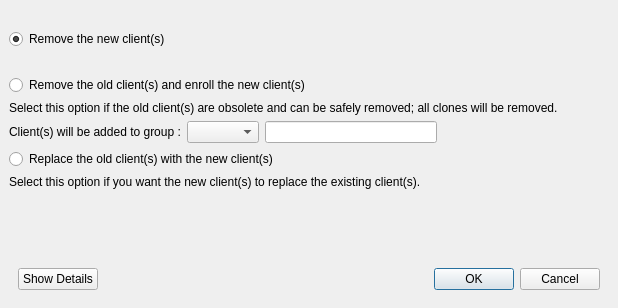
<?xml version="1.0" encoding="UTF-8"?>
<ui version="4.0">
 <class>NewClientFromServerConflictsDlg</class>
 <widget class="QDialog" name="NewClientFromServerConflictsDlg">
  <property name="geometry">
   <rect>
    <x>0</x>
    <y>0</y>
    <width>618</width>
    <height>308</height>
   </rect>
  </property>
  <property name="windowTitle">
   <string>Add New Client with Conflicts</string>
  </property>
  <layout class="QVBoxLayout" name="verticalLayout">
   <property name="leftMargin">
    <number>9</number>
   </property>
   <property name="topMargin">
    <number>9</number>
   </property>
   <property name="rightMargin">
    <number>9</number>
   </property>
   <property name="bottomMargin">
    <number>9</number>
   </property>
   <item>
    <widget class="QLabel" name="conflictExplanationLabel">
     <property name="text">
      <string/>
     </property>
    </widget>
   </item>
   <item>
    <widget class="QRadioButton" name="removeNewClientRadio">
     <property name="text">
      <string>Remove the new client(s)</string>
     </property>
     <property name="checked">
      <bool>true</bool>
     </property>
    </widget>
   </item>
   <item>
    <widget class="QLabel" name="removeNewClientLabel">
     <property name="text">
      <string/>
     </property>
    </widget>
   </item>
   <item>
    <widget class="QRadioButton" name="removeOldClientRadio">
     <property name="text">
      <string>Remove the old client(s) and enroll the new client(s)</string>
     </property>
    </widget>
   </item>
   <item>
    <widget class="QLabel" name="removeOldClientLabel">
     <property name="text">
      <string>Select this option if the old client(s) are obsolete and can be safely removed; all clones will be removed.</string>
     </property>
    </widget>
   </item>
   <item>
    <layout class="QHBoxLayout" name="groupLayout">
     <item>
      <widget class="QLabel" name="groupLabel">
       <property name="text">
        <string>Client(s) will be added to group :</string>
       </property>
      </widget>
     </item>
     <item>
      <widget class="QComboBox" name="groupComboBox"/>
     </item>
     <item>
      <widget class="SearchLineEdit" name="groupSearchField">
       <property name="sizePolicy">
        <sizepolicy hsizetype="MinimumExpanding" vsizetype="Fixed">
         <horstretch>0</horstretch>
         <verstretch>0</verstretch>
        </sizepolicy>
       </property>
      </widget>
     </item>
     <item>
      <spacer name="horizontalSpacer">
       <property name="orientation">
        <enum>Qt::Horizontal</enum>
       </property>
       <property name="sizeHint" stdset="0">
        <size>
         <width>40</width>
         <height>20</height>
        </size>
       </property>
      </spacer>
     </item>
    </layout>
   </item>
   <item>
    <widget class="QRadioButton" name="replaceOldClientRadio">
     <property name="text">
      <string>Replace the old client(s) with the new client(s)</string>
     </property>
    </widget>
   </item>
   <item>
    <widget class="QLabel" name="replaceOldClientLabel">
     <property name="text">
      <string>Select this option if you want the new client(s) to replace the existing client(s).</string>
     </property>
    </widget>
   </item>
   <item>
    <spacer name="verticalSpacer">
     <property name="orientation">
      <enum>Qt::Vertical</enum>
     </property>
     <property name="sizeHint" stdset="0">
      <size>
       <width>20</width>
       <height>20</height>
      </size>
     </property>
    </spacer>
   </item>
   <item>
    <widget class="QLabel" name="removeOldClientWarningLabel">
     <property name="styleSheet">
      <string notr="true">color: red;</string>
     </property>
     <property name="text">
      <string>&lt;html&gt;&lt;head/&gt;&lt;body&gt;&lt;p&gt;&lt;br/&gt;&lt;/p&gt;&lt;/body&gt;&lt;/html&gt;</string>
     </property>
     <property name="textFormat">
      <enum>Qt::RichText</enum>
     </property>
    </widget>
   </item>
   <item>
    <widget class="QWidget" name="widget" native="true">
     <layout class="QHBoxLayout" name="horizontalLayout_2">
      <item>
       <widget class="QPushButton" name="moreInformationButton">
        <property name="text">
         <string>Show Details</string>
        </property>
       </widget>
      </item>
      <item>
       <spacer name="horizontalSpacer_2">
        <property name="orientation">
         <enum>Qt::Horizontal</enum>
        </property>
        <property name="sizeHint" stdset="0">
         <size>
          <width>40</width>
          <height>20</height>
         </size>
        </property>
       </spacer>
      </item>
      <item>
       <widget class="QDialogButtonBox" name="buttonBox">
        <property name="standardButtons">
         <set>QDialogButtonBox::Cancel|QDialogButtonBox::Ok</set>
        </property>
       </widget>
      </item>
     </layout>
    </widget>
   </item>
  </layout>
 </widget>
 <customwidgets>
  <customwidget>
   <class>SearchLineEdit</class>
   <extends>QLineEdit</extends>
   <header>FileWaveGuiLib/searchlineedit/searchlineedit.h</header>
  </customwidget>
 </customwidgets>
 <resources/>
 <connections/>
</ui>
